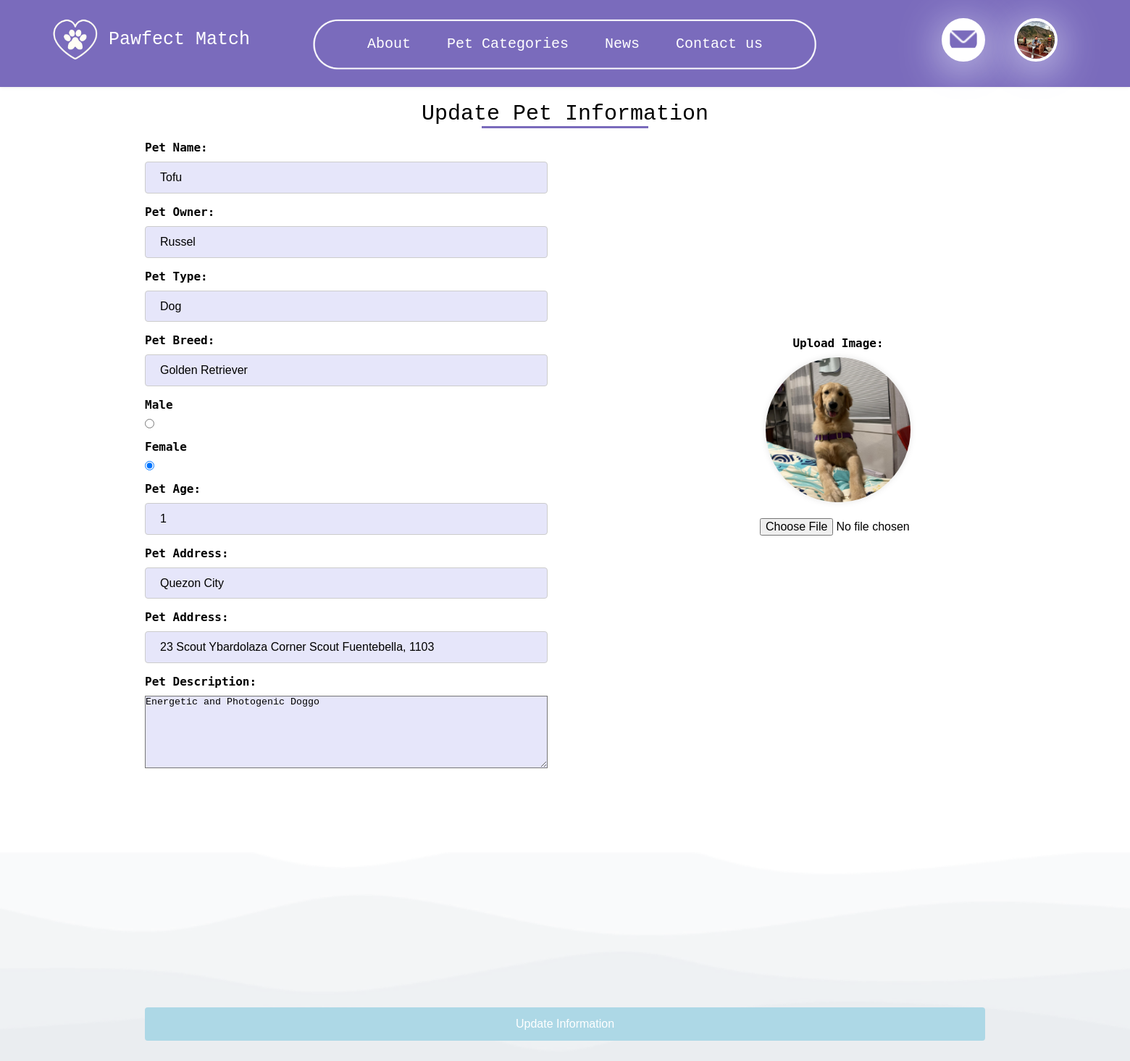
Screenshot of /update_pet.php?pet_id=7112373810 (signed in) with the database file from the repository.
### tables this page shows
CREATE TABLE `pets` (
  `id` bigint(20) NOT NULL,
  `pet_id` bigint(20) NOT NULL,
  `pet_name` varchar(255) NOT NULL,
  `pet_owner` varchar(255) NOT NULL,
  `pet_owner_image` varchar(255) NOT NULL,
  `pet_owner_id` bigint(20) NOT NULL,
  `pet_location` varchar(255) NOT NULL,
  `pet_address` varchar(255) NOT NULL,
  `pet_type` varchar(255) NOT NULL,
  `pet_breed` varchar(255) NOT NULL,
  `pet_gender` varchar(255) NOT NULL,
  `pet_age` int(11) NOT NULL,
  `pet_image` varchar(100) NOT NULL,
  `pet_description` longtext NOT NULL,
  `availability` varchar(100) NOT NULL,
  `reservation` int(11) NOT NULL,
  `reservation_id` bigint(20) NOT NULL,
  `date` timestamp NOT NULL DEFAULT current_timestamp() ON UPDATE current_timestamp()
);

CREATE TABLE `users` (
  `id` bigint(20) NOT NULL,
  `user_id` bigint(20) NOT NULL,
  `email` text NOT NULL,
  `password` varchar(255) NOT NULL,
  `date` timestamp NOT NULL DEFAULT current_timestamp() ON UPDATE current_timestamp(),
  `fname` varchar(255) NOT NULL,
  `lname` varchar(255) NOT NULL,
  `mname` varchar(255) NOT NULL,
  `gender` varchar(100) NOT NULL,
  `user_image` varchar(255) NOT NULL,
  `status` varchar(100) NOT NULL,
  `address` varchar(255) NOT NULL,
  `city` varchar(255) NOT NULL,
  `postal_code` varchar(11) NOT NULL,
  `phone` varchar(25) NOT NULL,
  `dob` date NOT NULL,
  `first_login` bigint(20) NOT NULL
);

### functions.php (called while the page is built, shortened)
<?php
function check_login($con)
{
	if(isset($_SESSION['user_id']))
	{
		$id = $_SESSION['user_id'];
		$query = "select * from users where user_id = '$id' limit 1";
		$result = mysqli_query($con,$query);
		if($result && mysqli_num_rows($result) > 0)
		{
			$user_data = mysqli_fetch_assoc($result);
			return $user_data;
		}
	}
	die;
}

### update_pet.php (the view, shortened to what this page needs)
<?php
include("connection.php");
include("functions.php");
$user_data = check_login($con);
$pet_id = isset($_GET['pet_id']) ? $_GET['pet_id'] : header('Location: index.php');
$query = "SELECT * FROM pets WHERE pet_id = '$pet_id'";
$result = mysqli_query($con, $query);
if(mysqli_num_rows($result) == 1) {
    $row = mysqli_fetch_assoc($result);
    $pet_name = $row['pet_name'];
    $pet_owner = $row['pet_owner'];
    $pet_type = $row['pet_type'];
    $pet_breed = $row['pet_breed'];
    $pet_gender = $row['pet_gender'];
    $pet_age = $row['pet_age'];
    $pet_image = $row['pet_image'];
    $pet_address = $row['pet_address'];
    $pet_description = $row['pet_description'];
}
?>
<!DOCTYPE html>
<html lang="en">
<head>
    <link rel="stylesheet" href="css/style.css">
    <link rel="stylesheet" href="css/slider.css">
    <link rel="stylesheet" href="css/message.css">
    <link rel="stylesheet" href="css/info.css">
    <link rel="stylesheet" href="https://cdnjs.cloudflare.com/ajax/libs/font-awesome/5.15.2/css/all.min.css"/>
</head>
<div class="container">
    <div class="form-container-center">
        <div class="title-container">
            <div class="title">Update Pet Information</div>
        </div>
        <form action="" method="post" autocomplete="off" enctype="multipart/form-data" class="form-group">
            <div class="left-form">
                <label for="pet_name">Pet Name:</label>
                <input type="text" name="pet_name" id="pet_name" value="<?php echo $pet_name?>" required><br>
                <label for="pet_owner">Pet Owner:</label>
                <input type="text" name="pet_owner" id="pet_owner" value="<?php echo $pet_owner?>" required><br>
                <label for="pet_type">Pet Type:</label>
                <select id="pet_type" name="pet_type" required>
                    <option value="Dog" <?php echo ($pet_type=='Dog')?'selected':'' ?>>Dog</option>
                </select><br>
                <label for="pet_breed">Pet Breed:</label>
                <input type="text" name="pet_breed" id="pet_breed" value="<?php echo $pet_breed?>" required><br>
                <div class="gender-details">
                    <label for="male">Male</label>
                    <input type="radio" id="male" name="pet_gender" value="Male"
                    <?php echo ($pet_gender=='Male')?'checked':'' ?>>
                    <label for="female">Female</label>
                    <input type="radio" id="female" name="pet_gender" value="Female"
                    <?php echo ($pet_gender=='Female')?'checked':'' ?>>
                </div>
                <label for="pet_age">Pet Age:</label>
                <input type="number" name="pet_age" id="pet_age" value="<?php echo $pet_age?>" required><br>
                <label for="pet_location">Pet Address:</label>
                    <select id="pet_location" name="pet_location" required>
                        <option value="Quezon City" <?= $user_data['city'] == 'Quezon City' ? 'selected' : '' ?>>Quezon City</option>
                    </select><br>
                <label for="pet_address">Pet Address:</label>
                <input type="text" name="pet_address" id="pet_address" value="<?php echo $pet_address?>" required><br>
                <label for="pet_description">Pet Description:</label>
                <textarea name="pet_description" id="pet_description" rows="5" required><?php echo $pet_description ?></textarea><br>
            </div>
            <div class="pet-image-box">
                <label for="pet_image">Upload Image:</label>
                <img class="image-preview" id="image-preview" src="uploads/<?php echo $pet_image?>" alt="" >
                <input type="file" name="pet_image" id="pet_image" accept=".jpg, .jpeg, .png" style="margin-left: 130px"onchange="previewImage(event)"><br>
                <button type="button" id="remove-button" style="display: none;"  onclick="removeImage()">Remove Image</button>            </div>
            <div class="submit-container">
                <button type="submit" name="submit" class="submit-button">Update Information</button>
            </div>
        </form>
    </div>
</div>
</body>
</html>

### css/style.css (style rules this page uses)
* { margin: 0; padding: 0; box-sizing: border-box; }
nav { background-color: #7A6BBC; padding: 20px 20%; box-shadow: 0 0 5px rgba(0, 0, 0, 0.1); width: 100%; height: 120px; display: flex; position: relative; }
.menu-box nav { display: flex; justify-content: space-between; align-items: center; padding: 10px; }
.bg-bottom { position: fixed; bottom: -100px; left: 0; width: 100%; text-align: center; z-index: -1; }
.bg-bottom img { width: 100%; max-height: 1000px; display: inline-block; vertical-align: bottom; }
.menu-box nav .list { margin: 0 auto; }
.menu-box nav .user-image { margin-left: 10px; }
.logo-image { position: absolute; top: 20px; left: 70px; width: 70px; height: 70px; object-fit: cover; z-index: 1; }
.user-btn { position: absolute; top: 25px; right: 200px; width: 60px; height: 60px; border-radius: 50%; background-color: white; border: 4px solid #ffffff; box-shadow: 0 10px 60px #E6E6FA; }
.user-btn img { position: absolute; align-items: center; border-radius: 50%; width: 40px; top: 5px; left: 6px; }
.user-image { position: absolute; top: 25px; right: 100px; width: 60px; height: 60px; border-radius: 50%; border: 4px solid #ffffff; box-shadow: 0 10px 60px #E6E6FA; }
.list { padding: 0; margin: 0; font-family: monospace; display: flex; justify-content: center; list-style: none; z-index: 99; margin-top: 10px; }
.list li { display: inline-block; position: relative; }
.list li:last-child { margin-right: 0; }
.list li a { display: block; padding: 20px 25px; color: #FFFFFF; text-decoration: none; text-align: center; font-size: 20px; }
.logo-text { position: absolute; top: 40px; left: 150px; color: #ffffff; font-size: 25px; display: flex; align-items: center; font-family: monospace; }
.top-oval { position: absolute; margin-top: 10px; width: 700px; height: 100px; left: 50%; transform: translateX(-50%); z-index: 0; }

### css/info.css (style rules this page uses)
body { font-family: monospace; background-color: #fff; margin: 0; padding: 0; align-items: center; }
.title { font-size: 30px; font-weight: 500; position: relative; margin-bottom: 20px; text-align: center; }
.title::before { content: ''; position: absolute; left: 50%; bottom: -10%; transform: translateX(-50%); height: 3px; width: 230px; background: #7A6BBC; }
.container { display: flex; flex-direction: column; padding: 20px; border-radius: 10px; width: 100%; max-width: 1200px; margin: 0 auto; background: transparent ; }
.form-container-center { display: flex; flex-direction: column; align-items: center; width: 100%; }
.left-form, .pet-image-box { display: inline-block; }
.left-form { float: left; width: 110%; padding-right: 700px; }
.pet-image-box { float: right; width: 35%; display: flex; align-items: center; justify-content: center; flex-direction: column; transform: translateY(-600px); }
label { font-family: "monospace", sans-serif; font-weight: bold; margin-bottom: 10px; display: block; }
input[type="text"], input[type="date"],input[type="number"], button { width: calc(100% - 20px); border: 1px solid #ccc; border-radius: 4px; box-sizing: border-box; padding: 12px 20px; margin-bottom: 16px; font-size: 16px; background-color: #E6E6FA; }
input[type="file"], button { width: calc(100% - 20px); border-radius: 4px; box-sizing: border-box; padding: 12px 20px; margin-bottom: 16px; font-size: 16px; }
.title-container, .submit-container { clear: both; text-align: center; width: 100%; }
button { padding: 14px 20px; margin: 8px 0; background-color: lightblue; border: none; border-radius: 4px; color: white; cursor: pointer; width: 100%; }
select { border: 1px solid #ccc; border-radius: 4px; background: #fff; box-sizing: border-box; width: calc(100% - 20px); padding: 12px 20px; margin-bottom: 16px; font-size: 16px; cursor: pointer; appearance: none; position: relative; background-color: #E6E6FA; }
select:after { content: '\25BC'; position: absolute; top: 0; right: 0; padding: 12px; background: #ccc; pointer-events: none; border-radius: 0 4px 4px 0; }
.image-preview { border-radius: 50%; width: 200px; height: 200px; margin-bottom: 10px; box-shadow: 0 0 10px rgba(0, 0, 0, 0.1); }
.gender-details input[type="radio"] { margin-right: 5px; margin-bottom: 16px; }
.gender-details input[type="radio"]:checked { background-color: #7A6BBC; }
.gender-details label { align-self: center; }
textarea { width: calc(100% - 20px); height: 100px; background-color: #E6E6FA; }

### update_pet.php (style rules this page uses)
body { font-family: monospace; background-color: #fff; margin: 0; padding: 0; }

### rows the page displays
pets: pet_name "Tofu", pet_owner "Russel", pet_type "Dog", pet_breed "Golden Retriever", pet_gender "☐ Male", pet_gender "☑ Female", pet_age "1", pet_address "23 Scout Ybardolaza Corner Scout Fuentebella, 1103", pet_description "Energetic and Photogenic Doggo", pet_image (picture)
users: pet_location "Quezon City"
